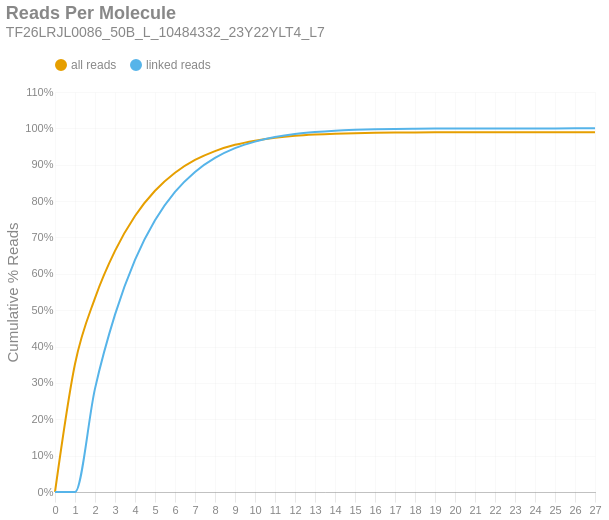

Notebook source saved alongside this figure:
### Markdown cell above
### Reads per Molecule
This chart shows the cumulative distribution of the number of reads per linked molecule. That is, how many alignments are associated with a unique molecule. This excludes the number of reads associated with invalid or absent linked-read barcodes. The `linked` histogram is the percentages recalculated when disregarding singletons.

### Code cell
if SKIPLR:
    print_html(f"Skipped")
else:
    counts = np.bincount(valids['reads'].cast(pl.Int64).to_numpy())
    weighted = counts * np.arange(len(counts))
    all_perc = weighted / n_reads
    linked_perc = weighted / n_linked_reads
    linked_perc[1] = 0
    binned_df = pl.DataFrame({
        'readsper': list(range(len(counts))),
        'all reads (cumsum)': np.cumsum(all_perc).tolist(),
        'linked reads (cumsum)': np.cumsum(linked_perc).tolist(),
    })

    with SafeRender(binned_df):
        (
            density_plot(binned_df, 'Reads Per Molecule', samplename, 'readspmol')
            .encode(
                x=alt.X('readsper:O', title=None).axis(labelAngle=0).scale(padding=0),
                y=alt.Y('value:Q', title='Cumulative % Reads').axis(format='%').stack(False),
                color=alt.Color("key:N").scale(domain=["all reads", "linked reads"]),
                tooltip=[
                    alt.Tooltip("key:N", title="Data Type"),
                    alt.Tooltip("readsper:O", title="Reads Per Molecule"),
                    alt.Tooltip("value:Q", format=".2%", title="% Reads (Cum.)")
                ]            
            )
        ).display()

### Figure 1 — Vega-Lite specification as saved in the notebook (floating-point values rounded to 4 significant figures)
{"width": "container", "height": 400, "config": {"title": {"anchor": "start", "dy": -15, "fontSize": 18, "color": "#888888", "subtitleColor": "#888888", "subtitleFontSize": 14}, "arc": {"fill": "#0072B2"}, "axis": {"domainColor": "#888888", "domainWidth": 0.5, "gridWidth": 0.2, "grid": false, "titleFontWeight": 400, "titleFontSize": 15, "labelFontSize": 11, "labelColor": "#888888", "tickColor": "#888888", "tickWidth": 0.2, "titleColor": "#888888"}, "axisBand": {"grid": false}, "axisX": {"grid": true, "tickSize": 10, "domainCap": "round"}, "axisY": {"domain": false, "grid": true, "tickSize": 0, "domainCap": "round"}, "background": "transparent", "header": {"labelFontSize": 15, "labelColor": "#888888", "titleFontSize": 15, "titleFontWeight": 600, "titleColor": "#888888"}, "legend": {"labelFont": "sans-serif", "labelFontSize": 12, "labelColor": "#888888", "symbolSize": 100, "symbolType": "circle", "titleFontSize": 12, "titlePadding": 10, "titleColor": "#888888", "title": null, "orient": "top"}, "range": {"category": ["#E69F00", "#56B4E9", "#009E73", "#F0E442", "#0072B2", "#D55E00", "#CC79A7", "#000000"], "diverging": ["#cfe8f3", "#a2d4ec", "#73bfe2", "#46abdb", "#1696d2", "#12719e"]}, "area": {"fill": "#0072B2", "fillOpacity": 0.7, "line": true, "strokeOpacity": 0.7}, "line": {"color": "#0072B2", "stroke": "#0072B2", "strokeWidth": 2}, "trail": {"color": "#0072B2", "stroke": "#0072B2", "strokeWidth": 0, "size": 1}, "point": {"filled": true, "fillOpacity": 1.0, "size": 95}, "text": {"color": "#888888", "fontSize": 11, "align": "right", "fontWeight": 400, "size": 11}, "bar": {"fill": "#0072B2", "stroke": null}, "view": {"stroke": null, "continuousWidth": 660, "continuousHeight": 400}}, "data": {"name": "data-e2021ced403b330686ba8a476756d142"}, "mark": {"type": "line", "interpolate": "monotone", "point": {"opacity": 0, "size": 275}}, "encoding": {"color": {"field": "key", "scale": {"domain": ["all reads", "linked reads"]}, "type": "nominal"}, "tooltip": [{"field": "key", "title": "Data Type", "type": "nominal"}, {"field": "readsper", "title": "Reads Per Molecule", "type": "ordinal"}, {"field": "value", "format": ".2%", "title": "% Reads (Cum.)", "type": "quantitative"}], "x": {"axis": {"labelAngle": 0}, "field": "readsper", "scale": {"padding": 0}, "title": null, "type": "ordinal"}, "y": {"axis": {"format": "%"}, "field": "value", "stack": false, "title": "Cumulative % Reads", "type": "quantitative"}}, "params": [{"name": "param_c36ac31b6afebe62", "select": {"type": "point", "fields": ["key"]}, "bind": "legend"}], "title": {"text": "Reads Per Molecule", "subtitle": "TF26LRJL0086_50B_L_10484332_23Y22YLT4_L7"}, "transform": [{"fold": ["all reads (cumsum)", "linked reads (cumsum)"]}, {"calculate": "replace(datum.key, ' (cumsum)', '')", "as": "key"}, {"filter": {"param": "param_c36ac31b6afebe62"}}], "usermeta": {"embedOptions": {"downloadFileName": "TF26LRJL0086_50B_L_10484332_23Y22YLT4_L7.readspmol"}}, "$schema": "https://vega.github.io/schema/vega-lite/v6.4.1.json", "datasets": {"data-e2021ced403b330686ba8a476756d142": [{"readsper": 0, "all reads (cumsum)": 0.0, "linked reads (cumsum)": 0.0}, {"readsper": 1, "all reads (cumsum)": 0.3521, "linked reads (cumsum)": 0.0}, {"readsper": 2, "all reads (cumsum)": 0.5332, "linked reads (cumsum)": 0.2843}, {"readsper": 3, "all reads (cumsum)": 0.663, "linked reads (cumsum)": 0.4878}, {"readsper": 4, "all reads (cumsum)": 0.759, "linked reads (cumsum)": 0.6384}, {"readsper": 5, "all reads (cumsum)": 0.8283, "linked reads (cumsum)": 0.7472}, {"readsper": 6, "all reads (cumsum)": 0.878, "linked reads (cumsum)": 0.8251}, {"readsper": 7, "all reads (cumsum)": 0.913, "linked reads (cumsum)": 0.8801}, {"readsper": 8, "all reads (cumsum)": 0.9376, "linked reads (cumsum)": 0.9186}, {"readsper": 9, "all reads (cumsum)": 0.9547, "linked reads (cumsum)": 0.9455}, {"readsper": 10, "all reads (cumsum)": 0.9662, "linked reads (cumsum)": 0.9636}, {"readsper": 11, "all reads (cumsum)": 0.9742, "linked reads (cumsum)": 0.9761}, {"readsper": 12, "all reads (cumsum)": 0.9796, "linked reads (cumsum)": 0.9846}, {"readsper": 13, "all reads (cumsum)": 0.9831, "linked reads (cumsum)": 0.99}, {"readsper": 14, "all reads (cumsum)": 0.9854, "linked reads (cumsum)": 0.9936}, {"readsper": 15, "all reads (cumsum)": 0.9868, "linked reads (cumsum)": 0.9959}, {"readsper": 16, "all reads (cumsum)": 0.9878, "linked reads (cumsum)": 0.9975}, {"readsper": 17, "all reads (cumsum)": 0.9885, "linked reads (cumsum)": 0.9985}, {"readsper": 18, "all reads (cumsum)": 0.9888, "linked reads (cumsum)": 0.999}, {"readsper": 19, "all reads (cumsum)": 0.989, "linked reads (cumsum)": 0.9994}, {"readsper": 20, "all reads (cumsum)": 0.9892, "linked reads (cumsum)": 0.9996}, {"readsper": 21, "all reads (cumsum)": 0.9893, "linked reads (cumsum)": 0.9998}, {"readsper": 22, "all reads (cumsum)": 0.9893, "linked reads (cumsum)": 0.9998}, {"readsper": 23, "all reads (cumsum)": 0.9894, "linked reads (cumsum)": 0.9999}, {"readsper": 24, "all reads (cumsum)": 0.9894, "linked reads (cumsum)": 0.9999}, {"readsper": 25, "all reads (cumsum)": 0.9894, "linked reads (cumsum)": 1.0}, {"readsper": 26, "all reads (cumsum)": 0.9894, "linked reads (cumsum)": 1.0}, {"readsper": 27, "all reads (cumsum)": 0.9894, "linked reads (cumsum)": 1.0}]}}
